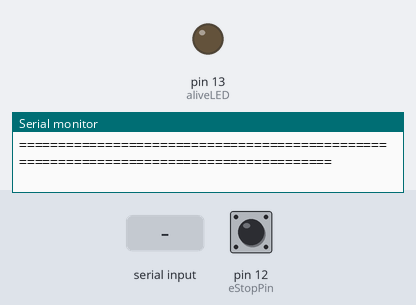
Bench run of a sketch on a simulated Arduino Uno, built with avr-gcc and run on an emulated ATmega328P. On the bench: output pins drawn as LEDs (lit = HIGH), the last lines printed to the serial monitor. Inputs (shaded band) come from the test bench; at power-on: pin 12 (eStopPin) HIGH.

Above: at 1.3 s.
1.4 s: "move" received over Serial
At 4.2 s:
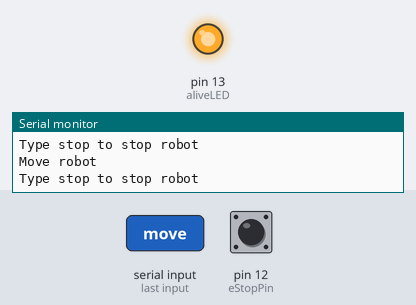
4.4 s: "stop" received over Serial
At 5.1 s:
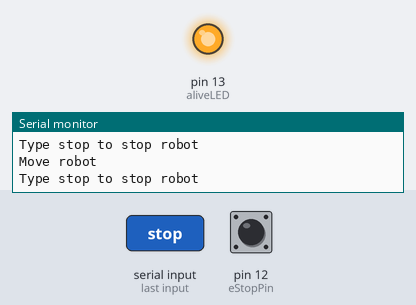
7.0 s: "idle" received over Serial
At 8.9 s:
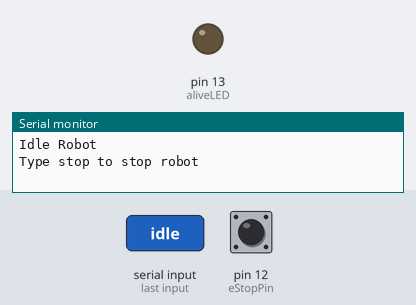
10.0 s: "1" received over Serial
At 11.1 s:
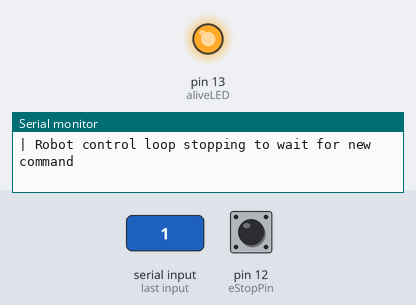
Timing chart, 0 to 12.5 s (numbered marks = the images above; inputs shaded):
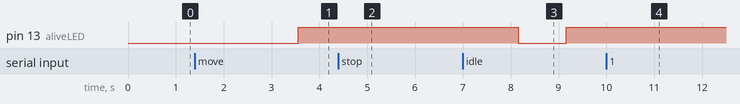

Measured:
- after the input at 1.4 s, pin 13 (aliveLED): LOW → HIGH after 2.2 s
- after the input at 4.4 s, pin 13 (aliveLED): stays HIGH (without the input it goes to LOW after 0.16 s)
- after the input at 7.0 s, pin 13 (aliveLED): HIGH → LOW after 1.2 s, → HIGH 1.0 s later
- after the input at 10.0 s, pin 13 (aliveLED): stays HIGH (without the input it goes to LOW after 0.16 s)

The sketch:

Arduino_Tutorial_2.ino
```cpp
/*******************************************************************************************************************************************************************************************************************************************
 * Step 0) Add a clear descriptive title block at the top of your robot code
 * Example Title block follows:
 * Title: 2020 Arduino Robot Controller
 * Description: This structure template contains a Sense-Think-ACT data flow to
 * allow a Robot to perform a sequence of meta-behavior in soft-real-time based on direct
 * text commands from a human operator.
 * Robot Name: ***Add Name Here***
 * What does code do?: ***give a short description of what code does***
 * Harware wanings: Turn e-stop motor pwer on AFTER startung thus code
 * Created by Leon Santen (leon.santen@icloud.com ), January 2020
 *******************************************************************************************************************************************************************************************************************************************
 */

// TODO: Add directions for future work on coce here in this section

//==========================================================================================================================================================================================================================================
// Load supporting Arduino Libraries
//==========================================================================================================================================================================================================================================
#include <Servo.h>                                //loading ServoMotors library

//==========================================================================================================================================================================================================================================
// Create and initialize global variables, objects, and constants (containers for all data)
//==========================================================================================================================================================================================================================================
const int aliveLED = 13;                //create a name for "robot alive" blinky light pin
const int eStopPin = 12;                //create a name for pin connected to ESTOP switch
boolean aliveLEDState = true;           //create a name for alive blinky light state to be used with timer
boolean ESTOP = true;                   //create a name for emergency stop of all motors
boolean realTimeRunStop = true;         //create a name for real time control loop flag
String command = "stop   ";             //create a String object name for operator command string
String loopError = "no error";          //create a String for the real time control loop error system
unsigned long oldLoopTime = 0;          //create a name for past loop time in milliseconds
unsigned long newLoopTime = 0;          //create a name for new loop time in milliseconds
unsigned long cycleTime = 0;            //create a name for elapsed loop cycle time
const long controlLoopInterval = 1000;  //create a name for control loop cycle time in milliseconds


//==========================================================================================================================================================================================================================================
// Startup code to configure robot and pretest all robot functionality (to run once)
// and code to setup robot mission for launch
//==========================================================================================================================================================================================================================================
void setup() {
  // Step 1) Put your robot setup code here, to run once:
  pinMode(aliveLED, OUTPUT);          //initialize aliveLED pin as an output
  pinMode(eStopPin, INPUT_PULLUP);    //use internal pull-up on ESTOP switch input pin
  Serial.begin(9600);                 //start serial communication
  Serial.println(" Robot Controller Starting Up! Watch your little fingers! ");

  // Step 2) Put your robot mission setup code here, to run once:
}
//==========================================================================================================================================================================================================================================
// Flight code to run continuously until robot is powered down
//==========================================================================================================================================================================================================================================
void loop() {
  // Step 3) Put Operator-Input-to-Robot and Robot_Reports-Back-State code in non-real-time "outer" loop:
  //         Put real-time dependant sense-think-act control in the inner loop

  // GET Operator Control Unit (OCU) Input: ocu---ocu---ocu---ocu---ocu---ocu---ocu---ocu---ocu---ocu---ocu---ocu---ocu-------
  command = getOperatorInput();                         //get operator input from serial monitor
  if (command == "stop") realTimeRunStop = false;       //skip real time inner loop
  else realTimeRunStop = true;                          //set loop flag to run = true

  // Step 4) Put your main flight code into "inner" soft-real-time while loop structure below, to run repeatedly,
  //         at a known fixed "real-time" periodic interval. This "soft real-time" loop timing structure, runs
  //         fast flight control code once every controlLoopInterval.

  // real-time-loop*******real-time-loop*******real-time-loop*******real-time-loop*******real-time-loop*******
  // real-time-loop*******real-time-loop*******real-time-loop*******real-time-loop*******real-time-loop*******
  while(realTimeRunStop == true) {

    // Check if operator inputs a command during real-time loop execution
    if (Serial.available() > 0) {                             // check to see if operator typed at OCU
      realTimeRunStop = false;                                // if OCU input typed, stop control loop
      command = Serial.readString();                          // read command string to clear buffer
      break;                                                  // break out of real-time loop
      }
    else {realTimeRunStop = true;}                            // if no operator input, run real-time loop

    // Real-Time clock control. Check to see if one clock cycle has elapsed before running this control code
    newLoopTime = millis();                                   // get current Arduino time (50 days till wrap)
    if (newLoopTime - oldLoopTime >= controlLoopInterval) {   // if true run flight code
      oldLoopTime = newLoopTime;                              // reset time stamp
      blinkAliveLED();                                        // toggle blinky alive light


    // SENSE sense---sense---sense---sense---sense---sense---sense---sense---sense---sense---sense---sense---sense-------------
    // TODO add sensor code here

    // THINK think---think---think---think---think---think---think---think---think---think---think---think---think-------------
    // Pick robot behavior based on operator input command typed at console
      if ( command == "stop") {
        Serial.println("Stop Robot");
        realTimeRunStop = false;                                  // exit real-time control loop
        break;
      }
      else if (command == "move") {
        Serial.println("Move robot ");
        Serial.println("Type stop to stop robot");
        realTimeRunStop = true;                                   // don't exit loop after running once
      }
      else if (command == "idle"){                                // make robot alive with small motions
        Serial.println("Idle Robot");
        Serial.println("Type stop to stop robot");
        realTimeRunStop = true;                                   // run loop continually
      }
      else
      {
        Serial.println("**** WARNING **** Invalid Input, Robot Stopped, Please try again!");
        realTimeRunStop = false;
      }

    // ACT act---act---act---act---act---act---act---act---act---act---act---act---act---act---act---act---act---act-----------
       ESTOP = digitalRead(eStopPin);                                 // check ESTOP switch

    // Check to see if all code ran successfully on one real-time increment
    cycleTime = millis()-newLoopTime;                                 // calculate loop execution time
    if( cycleTime > controlLoopInterval){
      Serial.println("********************************************");
      Serial.println("error - real-time has failed, stop robot!");    // loop took too long to run
      Serial.print(" 1000 ms real-time loop took = ");
      Serial.println(cycleTime);                                      // print loop time
      Serial.println("********************************************");
      break;
    }
    } // end of "if (newLoopTime - oldLoopTime >= controlLoopInterval)" real-time loop structure
  } // end of "inner"   "while(realTimeRunStop == true)" real-time control loop
  // real-time-loop*******real-time-loop*******real-time-loop*******real-time-loop*******real-time-loop*******
  // real-time-loop*******real-time-loop*******real-time-loop*******real-time-loop*******real-time-loop*******

  // SEND Robot State to Operator Control Unit (OCU) ocu---ocu---ocu---ocu---ocu---ocu---ocu---ocu---ocu---ocu---ocu---ocu-----
    //Serial.println("  ");
    Serial.println("=======================================================================================");
    Serial.println("| Robot control loop stopping to wait for new command ");         // send robot status to operator
    if (ESTOP == true) Serial.println("| Robot motors E-Stopped by external switch"); // send E-Stop message to OCU


} // End of "outer" void loop()
//==========================================================================================================================================================================================================================================
// END OF Flight Code
//==========================================================================================================================================================================================================================================

//==========================================================================================================================================================================================================================================
//==========================================================================================================================================================================================================================================
// FUNCTIONS    FUNCTIONS    FUNCTIONS    FUNCTIONS    FUNCTIONS    FUNCTIONS    FUNCTIONS    FUNCTIONS    FUNCTIONS    FUNCTIONS    FUNCTIONS    FUNCTIONS    FUNCTIONS    FUNCTIONS    FUNCTIONS    FUNCTIONS    FUNCTIONS
// Functions for each section of above code
// Please note: Except for very simple cases, it would be better to place all of these functions in a
// myRobotControlFunctions.h file and #include it at start of program to keep robot flight code brief

//-----------------------------------------------------------------------------------------------
// Functions for setup code
//-----------------------------------------------------------------------------------------------

//-----------------------------------------------------------------------------------------------
// Functions for flight code
//-----------------------------------------------------------------------------------------------

// Realtime loop functions loop---loop---loop---loop---loop---loop---loop---loop---loop---loop---

void blinkAliveLED(){
  // This function toggles state of aliveLED blinky light LED
  // if the LED is off turn it on and vice-versa:
    if (aliveLEDState == LOW) {
      aliveLEDState = HIGH;
    } else {
      aliveLEDState = LOW;
    }
    // set the LED with the ledState of the variable:
    digitalWrite(aliveLED, aliveLEDState);
}

// OCU functions ocu---ocu---ocu---ocu---ocu---ocu---ocu---ocu---ocu---ocu---ocu---ocu---ocu-----

String getOperatorInput() {
  // This function prints operator command options on the serial console and prompts
  // the operator to input desired robot command
  // Serial.println("   ");
  Serial.println("=======================================================================================");
  Serial.println("| Robot Behavior-Commands: move(moves robot), stop(e-stops motors), idle(robot idles) |");
  Serial.println("|                                                                                     |");
  Serial.println("|     Please type desired robot behavior in command line at top of this window        |");
  Serial.println("|     and then press SEND button.                                                     |");
  Serial.println("=======================================================================================");
  while (Serial.available()==0) {};                     // do nothinguntil operator input typed
  command = Serial.readString();                        // read command string
  Serial.print("| New Robot behavior command is: ");    // give command feedback to operator
  Serial.println(command);
  Serial.println("| Type 'stop' to stop control loop and wait for new command                           |");
  Serial.println("======================================================================================|");
  return command;
}

// SENSE functions sense---sense---sense---sense---sense---sense---sense---sense---sense---------
// place sense functions here

// THINK functions think---think---think---think---think---think---think---think---think---------
// place think functions here

// ACT functinos act---act---act---act---act---act---act---act---act---act---act---act---act-----
// place act functions here

// END of Functions
//===============================================================================================
// END of Robot Control Code
```
